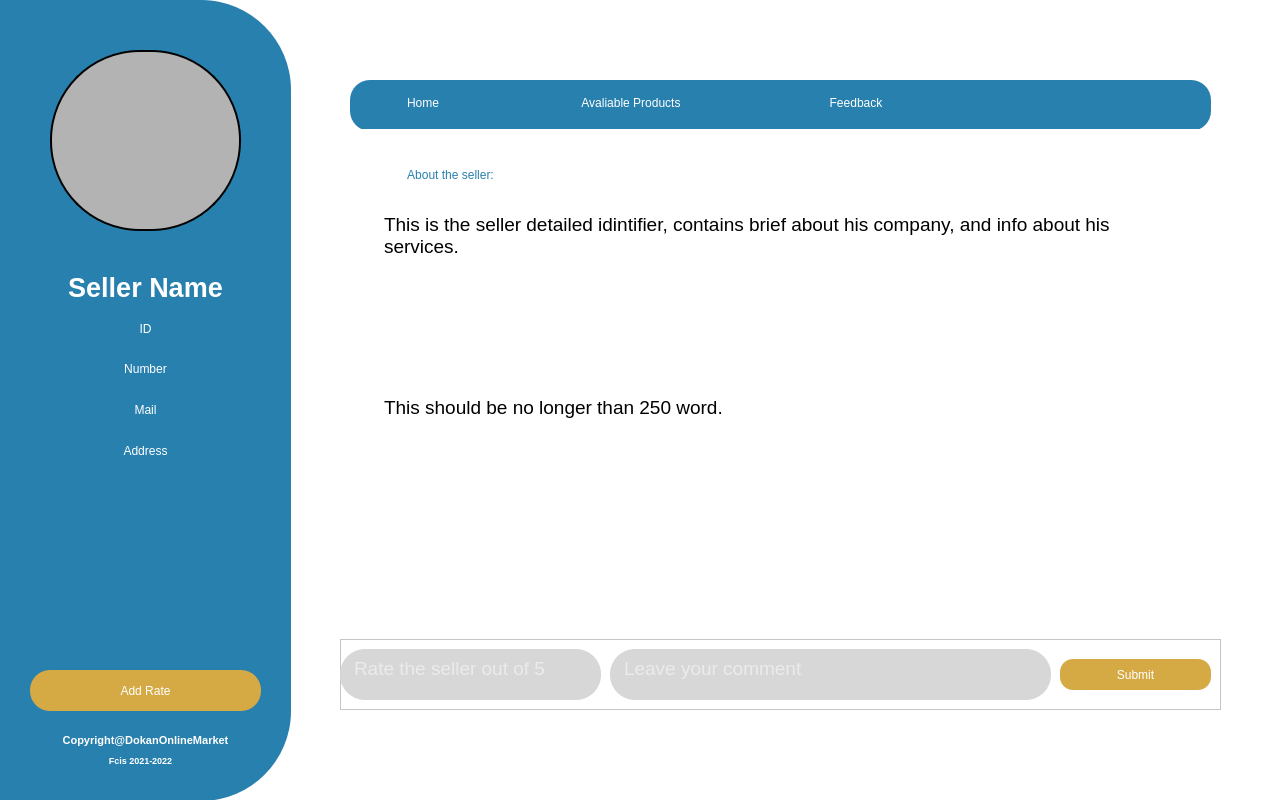
<?xml version="1.0" encoding="UTF-8"?>
<ui version="4.0">
 <class>SellerInfoView</class>
 <widget class="QMainWindow" name="SellerInfoView">
  <property name="geometry">
   <rect>
    <x>0</x>
    <y>0</y>
    <width>1270</width>
    <height>800</height>
   </rect>
  </property>
  <property name="minimumSize">
   <size>
    <width>1270</width>
    <height>800</height>
   </size>
  </property>
  <property name="maximumSize">
   <size>
    <width>1270</width>
    <height>800</height>
   </size>
  </property>
  <property name="windowTitle">
   <string>Seller_Info</string>
  </property>
  <property name="windowIcon">
   <iconset>
    <normaloff>../../icons8-contact-info-100.png</normaloff>../../icons8-contact-info-100.png</iconset>
  </property>
  <property name="autoFillBackground">
   <bool>false</bool>
  </property>
  <property name="styleSheet">
   <string notr="true">*{
background-color: #ffffff;
}</string>
  </property>
  <widget class="QWidget" name="centralwidget">
   <widget class="QFrame" name="frm_Info">
    <property name="geometry">
     <rect>
      <x>-110</x>
      <y>0</y>
      <width>401</width>
      <height>801</height>
     </rect>
    </property>
    <property name="styleSheet">
     <string notr="true">*{
background-color: #2880AE;
border-radius: 90px;
border-color: rgb(255, 255, 255);
}</string>
    </property>
    <property name="frameShape">
     <enum>QFrame::StyledPanel</enum>
    </property>
    <property name="frameShadow">
     <enum>QFrame::Raised</enum>
    </property>
    <widget class="QLabel" name="lb_Pic">
     <property name="geometry">
      <rect>
       <x>160</x>
       <y>50</y>
       <width>191</width>
       <height>181</height>
      </rect>
     </property>
     <property name="styleSheet">
      <string notr="true">*{
background-color: #b3b3b3;
border-radius: 90px;
border: 2px solid #000000;
}</string>
     </property>
     <property name="text">
      <string/>
     </property>
     <property name="scaledContents">
      <bool>true</bool>
     </property>
     <property name="alignment">
      <set>Qt::AlignCenter</set>
     </property>
    </widget>
    <widget class="QLabel" name="lb_Copyrights1">
     <property name="enabled">
      <bool>true</bool>
     </property>
     <property name="geometry">
      <rect>
       <x>120</x>
       <y>730</y>
       <width>271</width>
       <height>20</height>
      </rect>
     </property>
     <property name="font">
      <font>
       <family>Segoe UI</family>
       <pointsize>8</pointsize>
       <italic>false</italic>
       <bold>true</bold>
      </font>
     </property>
     <property name="styleSheet">
      <string notr="true">color: rgb(255, 255, 255);
font: 700 8pt &quot;Segoe UI&quot;;</string>
     </property>
     <property name="text">
      <string>Copyright@DokanOnlineMarket</string>
     </property>
     <property name="alignment">
      <set>Qt::AlignCenter</set>
     </property>
    </widget>
    <widget class="QLabel" name="lb_Copyrights2">
     <property name="geometry">
      <rect>
       <x>130</x>
       <y>750</y>
       <width>241</width>
       <height>20</height>
      </rect>
     </property>
     <property name="font">
      <font>
       <family>Segoe UI</family>
       <pointsize>7</pointsize>
       <italic>false</italic>
       <bold>true</bold>
      </font>
     </property>
     <property name="styleSheet">
      <string notr="true">color: rgb(255, 255, 255);
font: 700 7pt &quot;Segoe UI&quot;;</string>
     </property>
     <property name="text">
      <string>Fcis 2021-2022</string>
     </property>
     <property name="alignment">
      <set>Qt::AlignCenter</set>
     </property>
    </widget>
    <widget class="QWidget" name="layoutWidget">
     <property name="geometry">
      <rect>
       <x>130</x>
       <y>270</y>
       <width>251</width>
       <height>198</height>
      </rect>
     </property>
     <layout class="QVBoxLayout" name="verticalLayout">
      <item>
       <widget class="QLabel" name="lb_Name">
        <property name="font">
         <font>
          <family>Segoe UI</family>
          <pointsize>20</pointsize>
          <italic>false</italic>
          <bold>true</bold>
         </font>
        </property>
        <property name="styleSheet">
         <string notr="true">color: rgb(255, 255, 255);
font: 700 20pt &quot;Segoe UI&quot;;</string>
        </property>
        <property name="text">
         <string>Seller Name</string>
        </property>
        <property name="alignment">
         <set>Qt::AlignCenter</set>
        </property>
       </widget>
      </item>
      <item>
       <widget class="QLabel" name="lb_ID">
        <property name="styleSheet">
         <string notr="true">color: rgb(255, 255, 255);
font: 700 14pt &quot;Segoe UI&quot;;</string>
        </property>
        <property name="text">
         <string>ID</string>
        </property>
        <property name="alignment">
         <set>Qt::AlignCenter</set>
        </property>
       </widget>
      </item>
      <item>
       <widget class="QLabel" name="lb_Num">
        <property name="styleSheet">
         <string notr="true">color: rgb(255, 255, 255);
font: 700 14pt &quot;Segoe UI&quot;;</string>
        </property>
        <property name="text">
         <string>Number</string>
        </property>
        <property name="alignment">
         <set>Qt::AlignCenter</set>
        </property>
       </widget>
      </item>
      <item>
       <widget class="QLabel" name="lb_mail">
        <property name="styleSheet">
         <string notr="true">color: rgb(255, 255, 255);
font: 700 14pt &quot;Segoe UI&quot;;</string>
        </property>
        <property name="text">
         <string>Mail</string>
        </property>
        <property name="alignment">
         <set>Qt::AlignCenter</set>
        </property>
       </widget>
      </item>
      <item>
       <widget class="QLabel" name="lb_City">
        <property name="styleSheet">
         <string notr="true">color: rgb(255, 255, 255);
font: 700 14pt &quot;Segoe UI&quot;;</string>
        </property>
        <property name="text">
         <string>Address</string>
        </property>
        <property name="alignment">
         <set>Qt::AlignCenter</set>
        </property>
       </widget>
      </item>
     </layout>
    </widget>
    <widget class="QPushButton" name="btn_AddRate_0">
     <property name="geometry">
      <rect>
       <x>140</x>
       <y>670</y>
       <width>231</width>
       <height>41</height>
      </rect>
     </property>
     <property name="styleSheet">
      <string notr="true">background-color: rgb(213, 170, 68);
color: rgb(255, 255, 255);
font: 700 14pt &quot;Segoe UI&quot;;
border-radius: 20px;</string>
     </property>
     <property name="text">
      <string>Add Rate</string>
     </property>
    </widget>
    <zorder>layoutWidget</zorder>
    <zorder>lb_Pic</zorder>
    <zorder>lb_Copyrights2</zorder>
    <zorder>lb_Copyrights1</zorder>
    <zorder>btn_AddRate_0</zorder>
   </widget>
   <widget class="QFrame" name="frm_Statusbar">
    <property name="geometry">
     <rect>
      <x>350</x>
      <y>80</y>
      <width>861</width>
      <height>51</height>
     </rect>
    </property>
    <property name="styleSheet">
     <string notr="true">*{
background-color: #2880AE;
border-radius: 20px;
}
</string>
    </property>
    <property name="frameShape">
     <enum>QFrame::StyledPanel</enum>
    </property>
    <property name="frameShadow">
     <enum>QFrame::Raised</enum>
    </property>
    <widget class="QWidget" name="layoutWidget">
     <property name="geometry">
      <rect>
       <x>10</x>
       <y>0</y>
       <width>571</width>
       <height>51</height>
      </rect>
     </property>
     <layout class="QHBoxLayout" name="horizontalLayout">
      <property name="spacing">
       <number>25</number>
      </property>
      <property name="leftMargin">
       <number>5</number>
      </property>
      <property name="topMargin">
       <number>0</number>
      </property>
      <property name="rightMargin">
       <number>0</number>
      </property>
      <property name="bottomMargin">
       <number>5</number>
      </property>
      <item>
       <widget class="QPushButton" name="btn_Home">
        <property name="minimumSize">
         <size>
          <width>100</width>
          <height>0</height>
         </size>
        </property>
        <property name="cursor">
         <cursorShape>PointingHandCursor</cursorShape>
        </property>
        <property name="styleSheet">
         <string notr="true">*{
color: rgb(255, 255, 255);
font: 700 14pt &quot;Segoe UI&quot;;
border-radius: 20px;
}
*:hover{
font: 700 16pt &quot;Segoe UI&quot;;
}</string>
        </property>
        <property name="text">
         <string>Home</string>
        </property>
       </widget>
      </item>
      <item>
       <widget class="QPushButton" name="btn_products">
        <property name="minimumSize">
         <size>
          <width>250</width>
          <height>0</height>
         </size>
        </property>
        <property name="cursor">
         <cursorShape>PointingHandCursor</cursorShape>
        </property>
        <property name="styleSheet">
         <string notr="true">*{
color: rgb(255, 255, 255);
font: 700 14pt &quot;Segoe UI&quot;;
border-radius: 20px;
}
*:hover{
font: 700 16pt &quot;Segoe UI&quot;;
}</string>
        </property>
        <property name="text">
         <string>Avaliable Products</string>
        </property>
       </widget>
      </item>
      <item>
       <widget class="QPushButton" name="btn_Feedback">
        <property name="minimumSize">
         <size>
          <width>150</width>
          <height>0</height>
         </size>
        </property>
        <property name="cursor">
         <cursorShape>PointingHandCursor</cursorShape>
        </property>
        <property name="styleSheet">
         <string notr="true">*{
color: rgb(255, 255, 255);
font: 700 14pt &quot;Segoe UI&quot;;
border-radius: 35px;
}
*:hover{
font: 700 16pt &quot;Segoe UI&quot;;
}</string>
        </property>
        <property name="text">
         <string>Feedback</string>
        </property>
       </widget>
      </item>
     </layout>
    </widget>
   </widget>
   <widget class="QLabel" name="lb_Logo">
    <property name="geometry">
     <rect>
      <x>390</x>
      <y>20</y>
      <width>161</width>
      <height>51</height>
     </rect>
    </property>
    <property name="text">
     <string/>
    </property>
    <property name="pixmap">
     <pixmap>../assist/blue1.png</pixmap>
    </property>
    <property name="scaledContents">
     <bool>true</bool>
    </property>
   </widget>
   <widget class="QStackedWidget" name="stackedWidget">
    <property name="geometry">
     <rect>
      <x>300</x>
      <y>129</y>
      <width>941</width>
      <height>671</height>
     </rect>
    </property>
    <property name="currentIndex">
     <number>0</number>
    </property>
    <widget class="QWidget" name="pg_Home_0">
     <widget class="QFrame" name="frm_AddFeedback_0">
      <property name="geometry">
       <rect>
        <x>40</x>
        <y>510</y>
        <width>881</width>
        <height>71</height>
       </rect>
      </property>
      <property name="frameShape">
       <enum>QFrame::StyledPanel</enum>
      </property>
      <property name="frameShadow">
       <enum>QFrame::Raised</enum>
      </property>
      <widget class="QTextEdit" name="txtEdit_Comment_0">
       <property name="geometry">
        <rect>
         <x>270</x>
         <y>10</y>
         <width>441</width>
         <height>51</height>
        </rect>
       </property>
       <property name="font">
        <font>
         <pointsize>14</pointsize>
        </font>
       </property>
       <property name="styleSheet">
        <string notr="true">background-color: rgb(215, 215, 215);
color: rgb(255, 255, 255);
border-color: rgb(0, 0, 0);
border-radius: 25px;
padding: 4 0 0 10px;</string>
       </property>
       <property name="placeholderText">
        <string>Leave your comment</string>
       </property>
      </widget>
      <widget class="QTextEdit" name="txtEdit_Rate_0">
       <property name="geometry">
        <rect>
         <x>0</x>
         <y>10</y>
         <width>261</width>
         <height>51</height>
        </rect>
       </property>
       <property name="font">
        <font>
         <pointsize>14</pointsize>
        </font>
       </property>
       <property name="styleSheet">
        <string notr="true">background-color: rgb(215, 215, 215);
color: rgb(255, 255, 255);
border-color: rgb(0, 0, 0);
border-radius: 25px;
padding: 4 0 0 10px;</string>
       </property>
       <property name="placeholderText">
        <string>Rate the seller out of 5</string>
       </property>
      </widget>
      <widget class="QPushButton" name="btn_Submit_0">
       <property name="geometry">
        <rect>
         <x>720</x>
         <y>20</y>
         <width>151</width>
         <height>31</height>
        </rect>
       </property>
       <property name="styleSheet">
        <string notr="true">background-color: rgb(213, 170, 68);
color: rgb(255, 255, 255);
font: 700 14pt &quot;Segoe UI&quot;;
border-radius: 13px;</string>
       </property>
       <property name="text">
        <string>Submit</string>
       </property>
      </widget>
     </widget>
     <widget class="QLabel" name="lb_About_0">
      <property name="geometry">
       <rect>
        <x>50</x>
        <y>30</y>
        <width>201</width>
        <height>31</height>
       </rect>
      </property>
      <property name="styleSheet">
       <string notr="true">color: rgb(40, 128, 174);
font: 700 14pt &quot;Segoe UI&quot;;</string>
      </property>
      <property name="text">
       <string>About the seller:</string>
      </property>
      <property name="alignment">
       <set>Qt::AlignCenter</set>
      </property>
     </widget>
     <widget class="QTextBrowser" name="txtbrowser_Description_0">
      <property name="geometry">
       <rect>
        <x>80</x>
        <y>80</y>
        <width>791</width>
        <height>341</height>
       </rect>
      </property>
      <property name="styleSheet">
       <string notr="true">border: 0;

</string>
      </property>
      <property name="frameShape">
       <enum>QFrame::StyledPanel</enum>
      </property>
      <property name="frameShadow">
       <enum>QFrame::Sunken</enum>
      </property>
      <property name="html">
       <string>&lt;!DOCTYPE HTML PUBLIC &quot;-//W3C//DTD HTML 4.0//EN&quot; &quot;http://www.w3.org/TR/REC-html40/strict.dtd&quot;&gt;
&lt;html&gt;&lt;head&gt;&lt;meta name=&quot;qrichtext&quot; content=&quot;1&quot; /&gt;&lt;meta charset=&quot;utf-8&quot; /&gt;&lt;style type=&quot;text/css&quot;&gt;
p, li { white-space: pre-wrap; }
&lt;/style&gt;&lt;/head&gt;&lt;body style=&quot; font-family:'Segoe UI'; font-size:9pt; font-weight:400; font-style:normal;&quot;&gt;
&lt;p style=&quot; margin-top:0px; margin-bottom:0px; margin-left:0px; margin-right:0px; -qt-block-indent:0; text-indent:0px;&quot;&gt;&lt;span style=&quot; font-size:14pt;&quot;&gt;This is the seller detailed idintifier, contains brief about his company, and info about his services. &lt;/span&gt;&lt;/p&gt;
&lt;p style=&quot;-qt-paragraph-type:empty; margin-top:0px; margin-bottom:0px; margin-left:0px; margin-right:0px; -qt-block-indent:0; text-indent:0px; font-size:14pt;&quot;&gt;&lt;br /&gt;&lt;/p&gt;
&lt;p style=&quot;-qt-paragraph-type:empty; margin-top:0px; margin-bottom:0px; margin-left:0px; margin-right:0px; -qt-block-indent:0; text-indent:0px; font-size:14pt;&quot;&gt;&lt;br /&gt;&lt;/p&gt;
&lt;p style=&quot;-qt-paragraph-type:empty; margin-top:0px; margin-bottom:0px; margin-left:0px; margin-right:0px; -qt-block-indent:0; text-indent:0px; font-size:14pt;&quot;&gt;&lt;br /&gt;&lt;/p&gt;
&lt;p style=&quot;-qt-paragraph-type:empty; margin-top:0px; margin-bottom:0px; margin-left:0px; margin-right:0px; -qt-block-indent:0; text-indent:0px; font-size:14pt;&quot;&gt;&lt;br /&gt;&lt;/p&gt;
&lt;p style=&quot;-qt-paragraph-type:empty; margin-top:0px; margin-bottom:0px; margin-left:0px; margin-right:0px; -qt-block-indent:0; text-indent:0px; font-size:14pt;&quot;&gt;&lt;br /&gt;&lt;/p&gt;
&lt;p style=&quot;-qt-paragraph-type:empty; margin-top:0px; margin-bottom:0px; margin-left:0px; margin-right:0px; -qt-block-indent:0; text-indent:0px; font-size:14pt;&quot;&gt;&lt;br /&gt;&lt;/p&gt;
&lt;p style=&quot; margin-top:0px; margin-bottom:0px; margin-left:0px; margin-right:0px; -qt-block-indent:0; text-indent:0px;&quot;&gt;&lt;span style=&quot; font-size:14pt;&quot;&gt;This should be no longer than 250 word.&lt;/span&gt;&lt;/p&gt;&lt;/body&gt;&lt;/html&gt;</string>
      </property>
     </widget>
     <zorder>lb_About_0</zorder>
     <zorder>frm_AddFeedback_0</zorder>
     <zorder>txtbrowser_Description_0</zorder>
    </widget>
    <widget class="QWidget" name="pg_Products_1"/>
    <widget class="QWidget" name="pg_Feedback_2">
     <widget class="QProgressBar" name="ProgressBar_rate_2">
      <property name="geometry">
       <rect>
        <x>70</x>
        <y>40</y>
        <width>191</width>
        <height>21</height>
       </rect>
      </property>
      <property name="autoFillBackground">
       <bool>false</bool>
      </property>
      <property name="styleSheet">
       <string notr="true">*{
padding 0 0 0 0px;
margin 0 0 0 0px;
background-color: rgb(255, 255, 255);
border-style: outset;
border-width: 0px;
border-radius: 7px;                      
}
QProgressBar::chunk {border-radius: 7px;
	background-color: rgb(0, 189, 13);
}</string>
      </property>
      <property name="value">
       <number>60</number>
      </property>
      <property name="textVisible">
       <bool>false</bool>
      </property>
      <property name="orientation">
       <enum>Qt::Horizontal</enum>
      </property>
      <property name="invertedAppearance">
       <bool>false</bool>
      </property>
      <property name="format">
       <string/>
      </property>
     </widget>
    </widget>
   </widget>
  </widget>
 </widget>
 <resources/>
 <connections/>
</ui>
